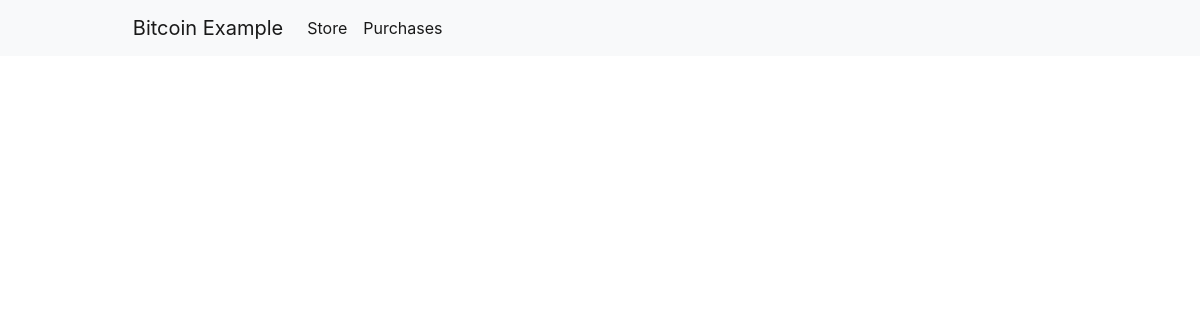
/app/index.php, run on an earlier commit of the app's database.
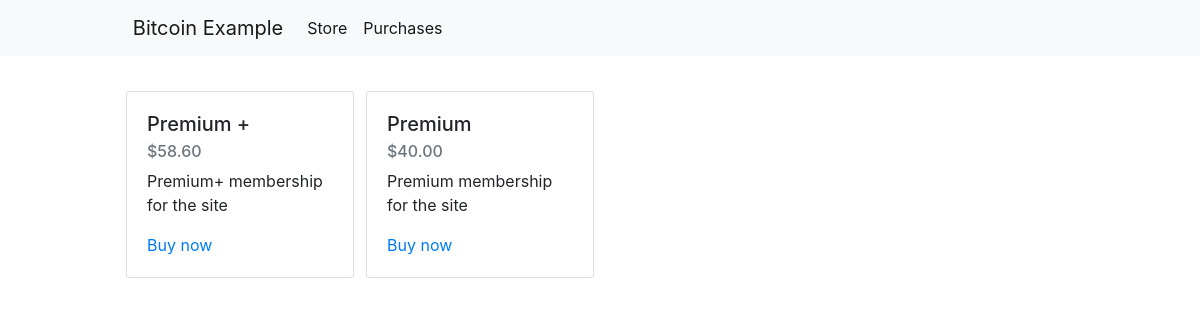
And on a later commit of the database.
### tables this page shows
CREATE TABLE `products` (
  `id` int(11) NOT NULL,
  `name` varchar(256) NOT NULL,
  `description` longtext NOT NULL,
  `price` float(10,2) NOT NULL
);

### app/index.php (the view, shortened to what this page needs)
<?php
include_once "functions.php";
?>
<!DOCTYPE html>
<html lang="en">
<head>
    <link rel="stylesheet" href="https://stackpath.bootstrapcdn.com/bootstrap/4.5.2/css/bootstrap.min.css">
    <link rel="stylesheet" href="css/style.css">
</head>
<body>
    <nav class="navbar navbar-expand-lg navbar-light bg-light">
        <div class="row">
            <a class="navbar-brand" href="#">Bitcoin Example</a>
            <div class="collapse navbar-collapse" id="navbarSupportedContent">
                <ul class="navbar-nav mr-auto">
                <li class="nav-item active">
                    <a class="nav-link" href="index.php">Store <span class="sr-only">(current)</span></a>
                </li>
                <li class="nav-item active">
                    <a class="nav-link" href="orders.php">Purchases <span class="sr-only">(current)</span></a>
                </li>
                </ul>
            </div>
        </div>
    </nav>
    <main>
        <div class="row">
            <div class="product-hold">
                <?php
                $sql = "SELECT * FROM `products` ORDER BY `id` DESC";
                $result = mysqli_query($conn, $sql);
                while($row = mysqli_fetch_assoc($result)){
                    ?>
                    <div class="product">
                        <div class="card" style="width: 95%;margin:0 auto;">
                            <div class="card-body">
                                <h5 class="card-title"><?php echo $row['name']; ?></h5>
                                <h6 class="card-subtitle mb-2 text-muted">$<?php echo $row['price']; ?></h6>
                                <p class="card-text"><?php echo $row['description'] ?></p>
                                <a href="buy.php?id=<?php echo $row['id']; ?>" class="card-link">Buy now</a>
                            </div>
                        </div>
                    </div>
                    <?php
                }
                ?>
            </div>
        </div>
    </main>
</body>
</html>

### app/css/style.css (style rules this page uses)
.row { width: 80%; margin: 0 auto; }
.product-hold { width: 100%; margin-top: 35px; }
.product { width: 25%; float: left; }

What changed in the data, as far as the page shows it:
added products: name "Premium +", price "58.60", description "Premium+ membership for the site"
added products: name "Premium", price "40.00", description "Premium membership for the site"
